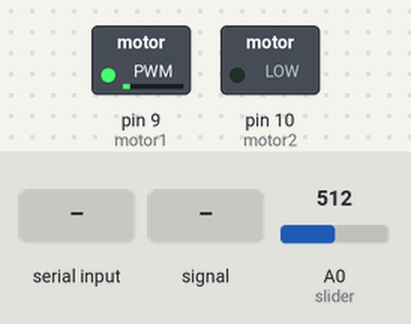
Bench run of a sketch on a simulated Arduino Uno, built with avr-gcc and run on an emulated ATmega328P. Shown: switched loads named in the sketch (green lamp = pin HIGH). The test bench sets the inputs (shaded band); at power-on: A0 (slider) = 512.

Above: at 1.2 s.
1.3 s: A0 (slider) set to 490
At 1.64 s:
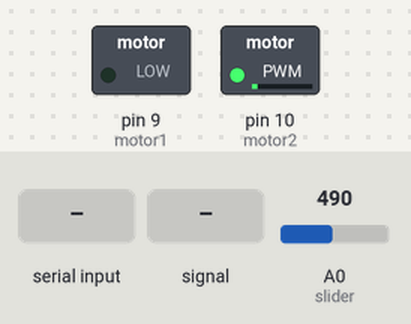
3.1 s: "90,45\n" received over Serial
At 5.0 s:
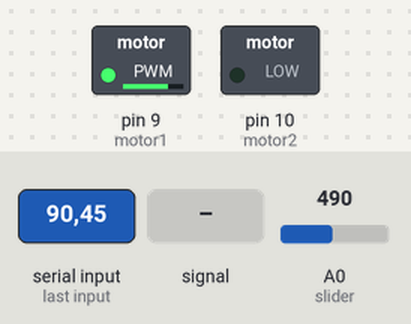
6.1 s: A0 (slider) set to 511
7.9 s: A0 (slider) fed a 200 Hz sine of ±460 counts around its level
At 9.0 s:
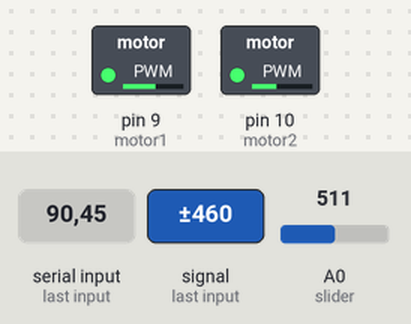
10.9 s: A0 (slider) fed a 1000 Hz sine of ±255 counts around its level
At 11.4 s:
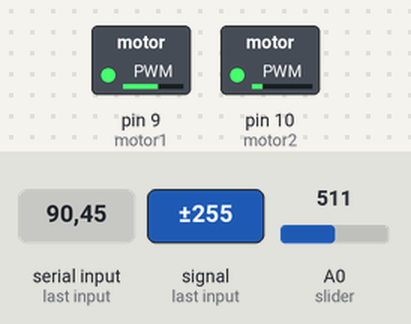
12.4 s: A0 (slider) set to 306
At 13.5 s:
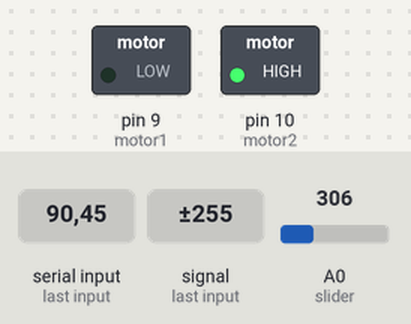
Timing chart, 0 to 15.2 s (numbered marks = the images above; inputs shaded):
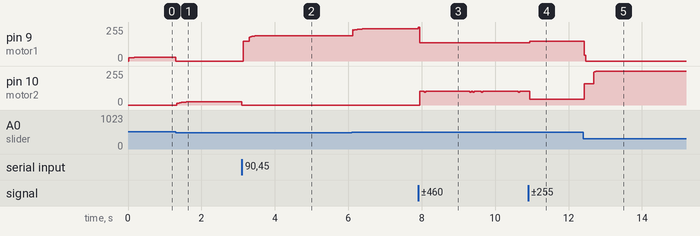

The sketch:

pid_controller.ino
```cpp
/*
 * Author: Clemens Valens (www.polyvalens.com)
 * Book: Mastering Microcontrollers Helped By Arduino
 * WWW: www.elektor.com/arduinobook
 * ISBN: 978-1-907920-23-3
 *
 * PID controller
 */

char motor1 = 9;
char motor2 = 10;
char slider = A0;

const float Fs = 1760; // Hz, sample rate
const float Kr = 1.45; // Proportional gain.
// Integral filter.
const float Fci = 1.5; // Hz
float ki[2];
float yi[2];
// Differential filter.
const float Fcd = 5.8; // Hz
float kd[2];
float yd[2];
int target = 500;

void lpf_init(float fs, float fc, float coeffs[], float y[])
{
  coeffs[0] = exp(-TWO_PI*fc/fs); // k
  coeffs[1] = 1.0 - coeffs[0]; // 1-k
  y[0] = 0.0;
  y[1] = 0.0;
}

float lpf(int sample, float coeffs[], float y[])
{
  // y[n] = (1-k)*x[n] + k*y[n-1]
  // k = e^(-2*pi*fc/fs)
  // fs = sample rate
  // fc = cut-off frequency
  y[0] = coeffs[1]*sample + coeffs[0]*y[1];
  y[1] = y[0]; // delay sample
  return y[0];
}

void setup(void)
{
  Serial.begin(115200);

  pinMode(motor1,OUTPUT);
  digitalWrite(motor1,LOW);
  pinMode(motor2,OUTPUT);
  digitalWrite(motor2,LOW);

  lpf_init(Fs,Fci,ki,yi);
  lpf_init(Fs,Fcd,kd,yd);
}

void loop(void)
{
  int error;
  float spd_p;
  float spd_d;
  float spd_i;
  int spd;

  // Sample 4 times to slow down loop to about 2 kHz
  int val = analogRead(slider);
  val += analogRead(slider);
  val += analogRead(slider);
  val += analogRead(slider);
  val >>= 2;

  error = target - val;  // calculate error
  spd_p = error*Kr;  // proportional part P
  spd_i = lpf(error,ki,yi);  // integral part I
  spd_d = error - lpf(error,kd,yd);  // differential part D
  spd = int(spd_p + spd_i + spd_d);  // PID together
  spd = constrain(spd,-255,255);  // keep speed within limits

  // Sign of speed determines direction.
  if (spd<0)
  {
    // Rotate counter clockwise.
    digitalWrite(motor2,LOW);
    analogWrite(motor1,-spd);
  }
  else
  {
    // Rotate clockwise.
    digitalWrite(motor1,LOW);
    analogWrite(motor2,spd);
  }

  // See if a new target value was received.
  if (Serial.available()>=3)
  {
    target = Serial.read() - '0'; // Hundreds.
    target = Serial.read() - '0' + target*10; // Tens.
    target = Serial.read() - '0' + target*10; // Units.
  }
}
```

Measured:
- after the input at 1.3 s, pin 9 (motor1): 29/255 → 0/255 at once; pin 10 (motor2): moves from 0/255 to 24/255 over 0.37 s, starting at once
- after the input at 3.1 s, pin 9 (motor1): moves from 0/255 to 191/255 over 0.67 s, starting at once; pin 10 (motor2): 24/255 → 0/255 at once
- after the input at 7.9 s, pin 9 (motor1): 242/255 → 136/255 at once
- after the input at 10.9 s, pin 9 (motor1): 136/255 → 148/255 after 0.05 s
- after the input at 12.4 s, pin 9 (motor1): 148/255 → 0/255 at once; pin 10 (motor2): moves from 44/255 to 255/255 over 0.37 s, starting at once
